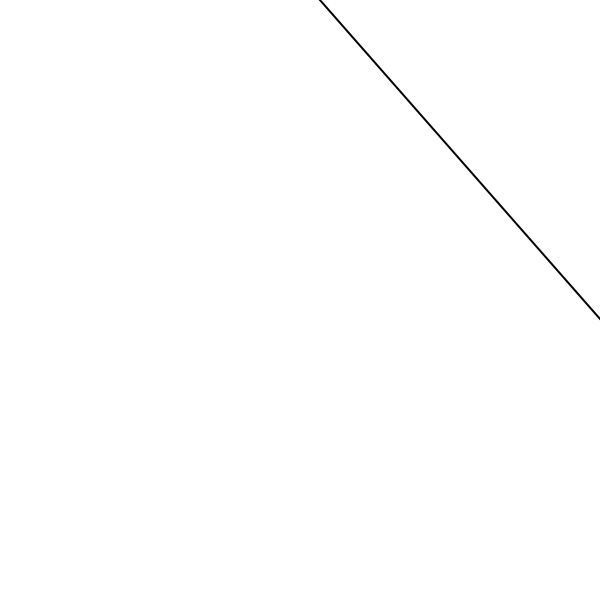
Frame 1 (no input)
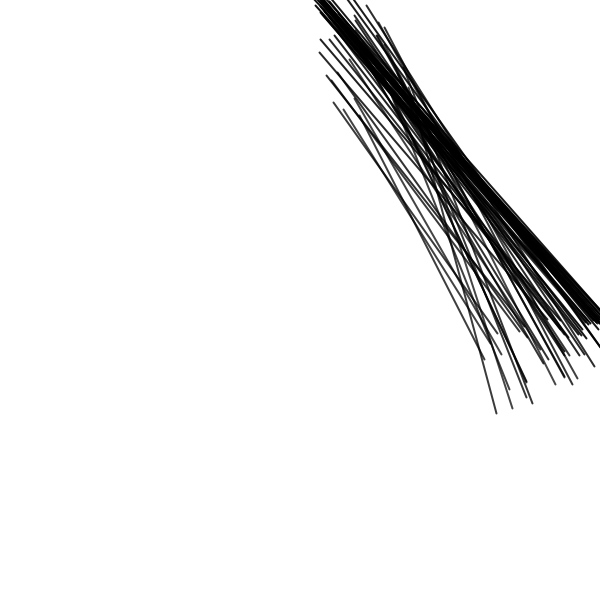
Frame 60 (the mouse pressed at the canvas centre just before this capture)
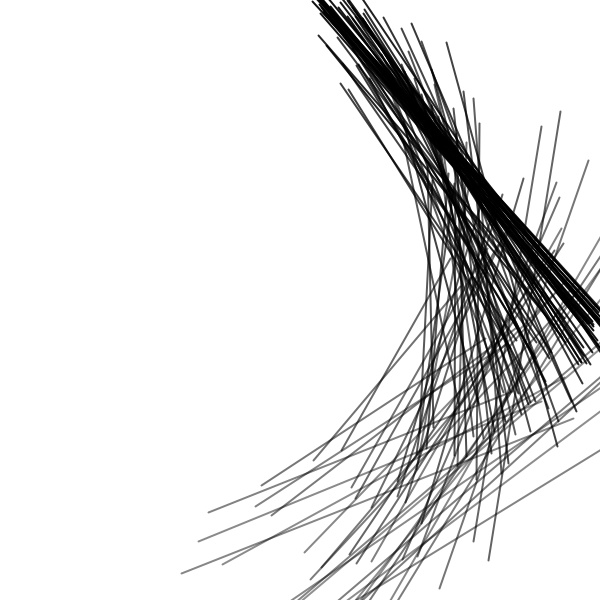
Frame 120 (the mouse held since frame 60 and released just before this capture)

The Processing sketch that drew these frames (run headless with seeded random() and noise(); from frame 60 on, the mouse is pressed at the canvas centre):

// Processing sketch: sketch_349
// ── sketch_349.pde
ParticleSystem ps;

void setup() {
  size(600, 600);
  background(255);

  ps = new ParticleSystem();
}

void draw() {
  background(255);
  ps.addParticle();
  ps.run();
}
// ── Particle.pde
class Particle {
  PVector location;
  PVector velocity;
  PVector acceleration;

  float lifespan = 255;

  Particle (PVector l) {
    acceleration = new PVector(-0.05, 0.05);
    velocity = new PVector(random(-1, 1), random(-1, 1));
    location = l.get();
  }

  void update() {
    velocity.add(acceleration);
    location.add(velocity);

    lifespan -= 1.2;
  }

  boolean isDead() {
    if (lifespan <= 0) {
      return true;
    } else {
      return false;
    }
  }

  void display() {
    pushMatrix();
    translate(width/2, height/2);
    stroke(0, lifespan);
    strokeWeight(2);
    line(location.x, location.y, location.y, -location.x);
    popMatrix();
  }
}
// ── ParticleSystem.pde
class ParticleSystem {
  ArrayList<Particle> particles;
  
  ParticleSystem() {
    particles = new ArrayList<Particle>();
  }

  void addParticle() {
    particles.add(new Particle(new PVector(width/2, 20)));
  }

  void run() {

    for (int i = particles.size()-1; i >= 0; i--) {
      Particle p = particles.get(i);
      p.update();
      p.display();

      if (p.isDead()) {
        particles.remove(i);
      }
    }
  }
}
